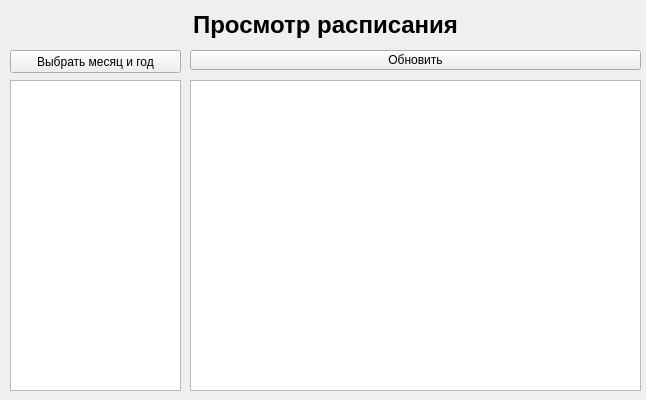
<?xml version="1.0" encoding="UTF-8"?>
<ui version="4.0">
 <class>Schedule</class>
 <widget class="QWidget" name="Schedule">
  <property name="geometry">
   <rect>
    <x>0</x>
    <y>0</y>
    <width>646</width>
    <height>400</height>
   </rect>
  </property>
  <property name="windowTitle">
   <string>Form</string>
  </property>
  <widget class="QListWidget" name="list_weeks">
   <property name="geometry">
    <rect>
     <x>10</x>
     <y>80</y>
     <width>171</width>
     <height>311</height>
    </rect>
   </property>
   <property name="selectionRectVisible">
    <bool>false</bool>
   </property>
   <property name="sortingEnabled">
    <bool>false</bool>
   </property>
  </widget>
  <widget class="QLabel" name="label">
   <property name="geometry">
    <rect>
     <x>10</x>
     <y>10</y>
     <width>631</width>
     <height>29</height>
    </rect>
   </property>
   <property name="sizePolicy">
    <sizepolicy hsizetype="Preferred" vsizetype="Fixed">
     <horstretch>0</horstretch>
     <verstretch>0</verstretch>
    </sizepolicy>
   </property>
   <property name="font">
    <font>
     <pointsize>18</pointsize>
     <weight>75</weight>
     <bold>true</bold>
    </font>
   </property>
   <property name="text">
    <string>Просмотр расписания</string>
   </property>
   <property name="alignment">
    <set>Qt::AlignCenter</set>
   </property>
  </widget>
  <widget class="QPushButton" name="refresh">
   <property name="geometry">
    <rect>
     <x>190</x>
     <y>50</y>
     <width>451</width>
     <height>20</height>
    </rect>
   </property>
   <property name="text">
    <string>Обновить</string>
   </property>
  </widget>
  <widget class="QPushButton" name="month_year_picker">
   <property name="geometry">
    <rect>
     <x>10</x>
     <y>50</y>
     <width>171</width>
     <height>23</height>
    </rect>
   </property>
   <property name="text">
    <string>Выбрать месяц и год</string>
   </property>
  </widget>
  <widget class="QTableView" name="days_table">
   <property name="geometry">
    <rect>
     <x>190</x>
     <y>80</y>
     <width>451</width>
     <height>311</height>
    </rect>
   </property>
  </widget>
 </widget>
 <resources/>
 <connections/>
</ui>
